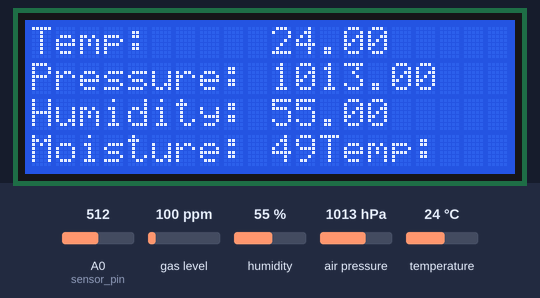
Simulated run of this sketch. Board: ESP8266 (NodeMCU). On the bench: 20×4 character LCD. Inputs (shaded band) come from the test bench; at power-on: humidity 55 %, A0 (sensor_pin) = 512, air pressure 1013 hPa, temperature 24 °C, gas level 100 ppm. WiFi joins after 1.5 s; servers stay silent unless stated; random numbers use the default seed unless the sketch sets one; no MQTT or app messages arrive unless stated; what the sketch prints to the serial monitor is not drawn.

Above: at 5.8 s.
5.9 s: humidity set to 22 %
At 6.7 s:
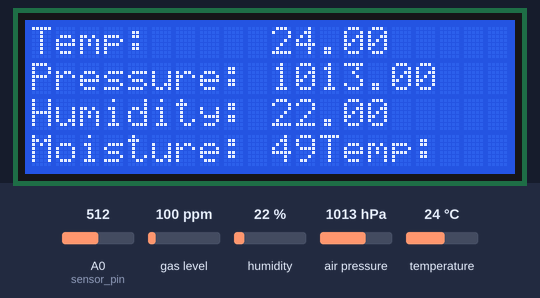
7.8 s: A0 (sensor_pin) set to 716
At 9.2 s:
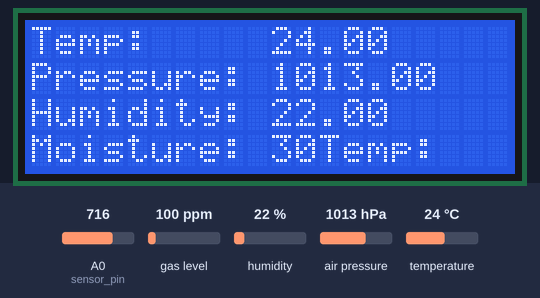
9.5 s: air pressure set to 952 hPa
At 10.6 s:
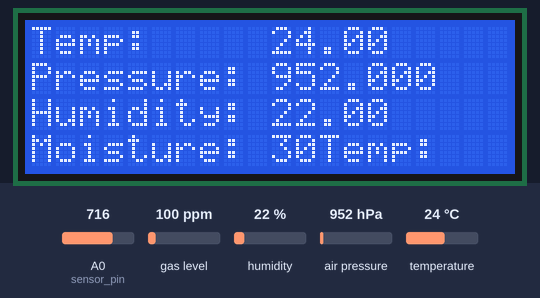
11.2 s: temperature set to 12 °C
At 12.5 s:
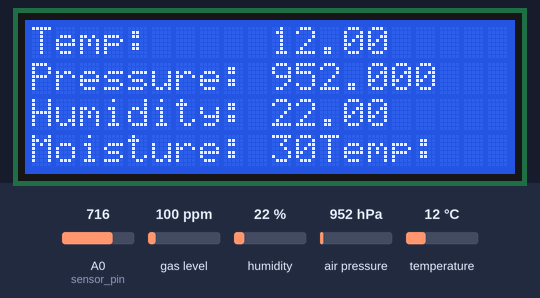
12.8 s: A0 (sensor_pin) set to 992
At 13.8 s:
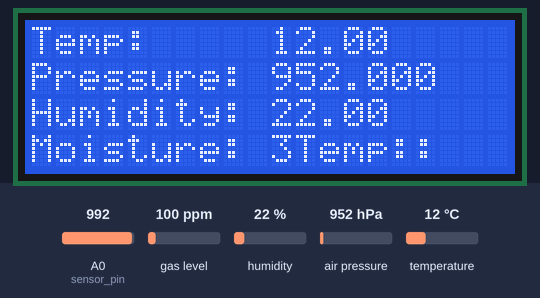
15.0 s: A0 (sensor_pin) set to 306
At 15.6 s:
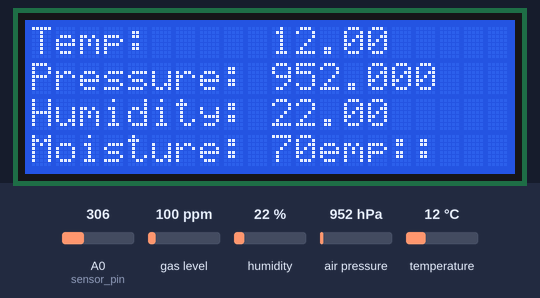
Timing chart, 0 to 18.0 s (numbered marks = the images above; inputs shaded):
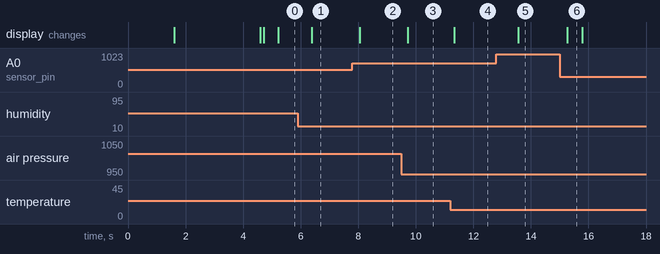

The sketch:

BME_mqtt.ino
```cpp
#include <ArduinoJson.h>
#include <ArduinoJson.hpp>
#include <ESP8266WiFi.h>
#include <PubSubClient.h>
#include <Wire.h>
#include <Adafruit_Sensor.h>
#include "Adafruit_BME680.h"
//#include <Wire.h>
#include <LiquidCrystal_I2C.h>

LiquidCrystal_I2C lcd(0x27,20,4);
Adafruit_BME680 bme;

int _moisture,sensor_analog;
const int sensor_pin = A0;

const char* ssid = "ABDULLAH DESKTOP";
const char* password = "bilal@2018";
const char* mqtt_server = "192.168.137.249";

WiFiClient espClient;
PubSubClient client(espClient);

void setup() {
  lcd.init();
  lcd.clear();
lcd.backlight();
  Serial.begin(115200);
  while (!Serial);
  pinMode(15,INPUT);
  if (!bme.begin()) {
    Serial.println("Could not find a valid BME680 sensor, check wiring!");
    while (1);
  }

  // Set up oversampling and filter initialization
  bme.setTemperatureOversampling(BME680_OS_8X);
  bme.setHumidityOversampling(BME680_OS_2X);
  bme.setPressureOversampling(BME680_OS_4X);
  bme.setIIRFilterSize(BME680_FILTER_SIZE_3);
  bme.setGasHeater(320, 150); // 320*C for 150 ms

  // We start by connecting to a WiFi network
  Serial.println();
  Serial.print("Connecting to ");
  Serial.println(ssid);

  WiFi.begin(ssid, password);

  while (WiFi.status() != WL_CONNECTED) {
    delay(500);
    Serial.print(".");
  }

  Serial.println("");
  Serial.println("WiFi connected");

  lcd.print("WiFi connected to");
  lcd.setCursor(0,1);
  lcd.print(ssid);
  delay(3000);
  lcd.clear();
  Serial.println("IP address: ");
  Serial.println(WiFi.localIP());

  client.setServer(mqtt_server, 1883);
}

void loop() {
//lcd.clear();

  if (!client.connected()) {
    reconnect();
  }

  sensor_analog = analogRead(sensor_pin);
  _moisture = ( 100 - ( (sensor_analog/1023.00) * 100 ) );


  StaticJsonDocument<80> doc;
  char output[80];


    float temp = bme.readTemperature();
    float pressure = bme.readPressure()/100.0;
    float humidity = bme.readHumidity();
    float gas = bme.readGas()/1000.0;
    doc["t"] = temp;
    doc["p"] = pressure;
    doc["h"] = humidity;
    doc["g"] = gas;
    doc["m"] = _moisture;
    serializeJson(doc, output);
    Serial.println(output);
    client.publish("/lab/sensors", output);
    lcd.print("Temp:");
    lcd.setCursor(10,0);
    lcd.print(temp);
    lcd.setCursor(0,1);
    lcd.print("Pressure:");
    lcd.setCursor(10,1);
    lcd.print(pressure);
    lcd.setCursor(0,2);
    lcd.print("Humidity:");
    lcd.setCursor(10,2);
    lcd.print(humidity);
    lcd.setCursor(0,3);
    lcd.print("Moisture:");
    lcd.setCursor(10,3);
    lcd.print(_moisture);


   delay(500);

}

void reconnect() {
  // Loop until we're reconnected
  while (!client.connected()) {
    Serial.print("Attempting MQTT connection...");
    // Create a random client ID
    String clientId = "ESP8266Client-";
    clientId += String(random(0xffff), HEX);
    // Attempt to connect
    if (client.connect(clientId.c_str())) {
      Serial.println("connected");

    } else {
      Serial.print("failed, rc=");
      Serial.print(client.state());
      delay(5000);
    }
  }
}
```

Measured:
- after the input at 5.9 s, the display: changes after 0.48 s (image 1)
- after the input at 7.8 s, the display: changes after 0.25 s (image 2)
- after the input at 9.5 s, the display: changes after 0.22 s (image 3)
- after the input at 11.2 s, the display: changes after 0.14 s (image 4)
- after the input at 12.8 s, the display: changes after 0.76 s (image 5)
- after the input at 15.0 s, the display: changes after 0.27 s (image 6)
- what the display in image 6 shows lasts 0.5 s, from 15.3 s to 15.8 s
